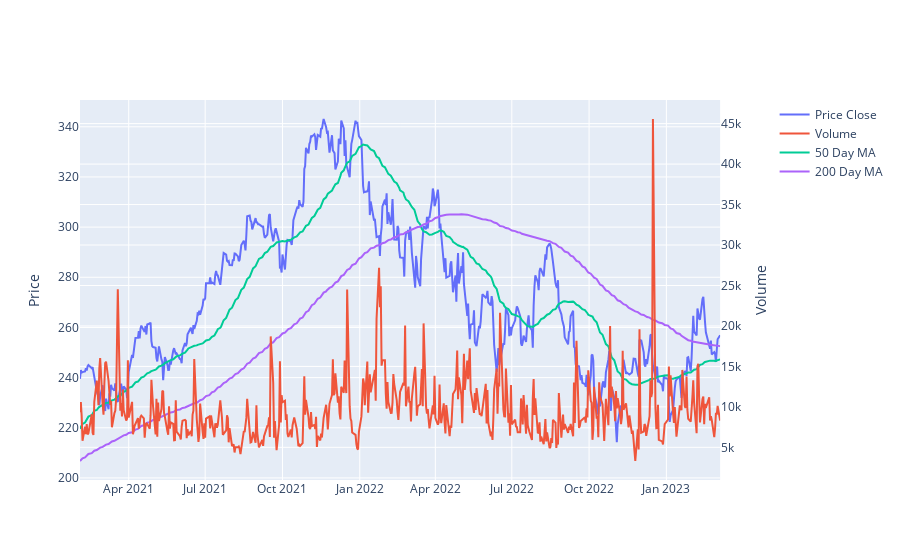

Notebook source saved alongside this figure:
### Markdown cell above
### Price Chart

### Code cell
# fig = go.Figure()
fig = make_subplots(specs=[[{"secondary_y": True}]])

fig.add_trace(
    go.Scatter(
        #       x=df_dt_vol_price['Calc Date'],  #we can optionally chart the complete set
        x=df_dt_vol_price.loc[:525, ['Calc Date']
                           ]['Calc Date'],    # we are cutting off
        y=df_dt_vol_price['Price Close'],
        name='Price Close'),
    secondary_y=False,
)
fig.add_trace(go.Scatter(
    #    x=df_dt_vol_price['Calc Date'],
    x=df_dt_vol_price.loc[:525, ['Calc Date']]['Calc Date'],
    y=df_dt_vol_price['Volume'],
    name='Volume'),
    secondary_y=True,
)
fig.add_trace(go.Scatter(
    #    x=df_dt_vol_price['Calc Date'],
    x=df_dt_vol_price.loc[:525, ['Calc Date']]['Calc Date'],
    y=convolve50,
    name='50 Day MA',),
    secondary_y=False,
)
fig.add_trace(go.Scatter(
    x=df_dt_vol_price.loc[:525, ['Calc Date']]['Calc Date'],
    #    x=df_dt_vol_price['Calc Date'],
    y=convolve200,
    name='200 Day MA',),
    secondary_y=False,
)

fig.update_yaxes(title_text="Price", secondary_y=False)
fig.update_yaxes(title_text="Volume", secondary_y=True)

fig.show()

### Figure 1 — Plotly figure (JSON) as saved in the notebook; plotly's stock layout.template omitted (floating-point values rounded to 4 significant figures; data arrays with more than 128 entries replaced by an {"elided": "..."} marker saying what was removed)
{"data": [{"name": "Price Close", "type": "scatter", "x": {"elided": "526 str values"}, "xaxis": "x", "y": {"elided": "773 float values"}, "yaxis": "y"}, {"name": "Volume", "type": "scatter", "x": {"elided": "526 str values"}, "xaxis": "x", "y": {"elided": "773 float values"}, "yaxis": "y2"}, {"name": "50 Day MA", "type": "scatter", "x": {"elided": "526 str values"}, "xaxis": "x", "y": {"elided": "724 float values"}, "yaxis": "y"}, {"name": "200 Day MA", "type": "scatter", "x": {"elided": "526 str values"}, "xaxis": "x", "y": {"elided": "574 float values"}, "yaxis": "y"}], "layout": {"autosize": true, "xaxis": {"anchor": "y", "autorange": true, "domain": [0, 0.94], "range": ["2021-02-02", "2023-03-06"], "type": "date"}, "yaxis": {"anchor": "x", "autorange": true, "domain": [0, 1], "range": [199.2, 350.7], "title": {"text": "Price"}, "type": "linear"}, "yaxis2": {"anchor": "x", "autorange": true, "overlaying": "y", "range": [962.5, 47920.0], "side": "right", "title": {"text": "Volume"}, "type": "linear"}}}
